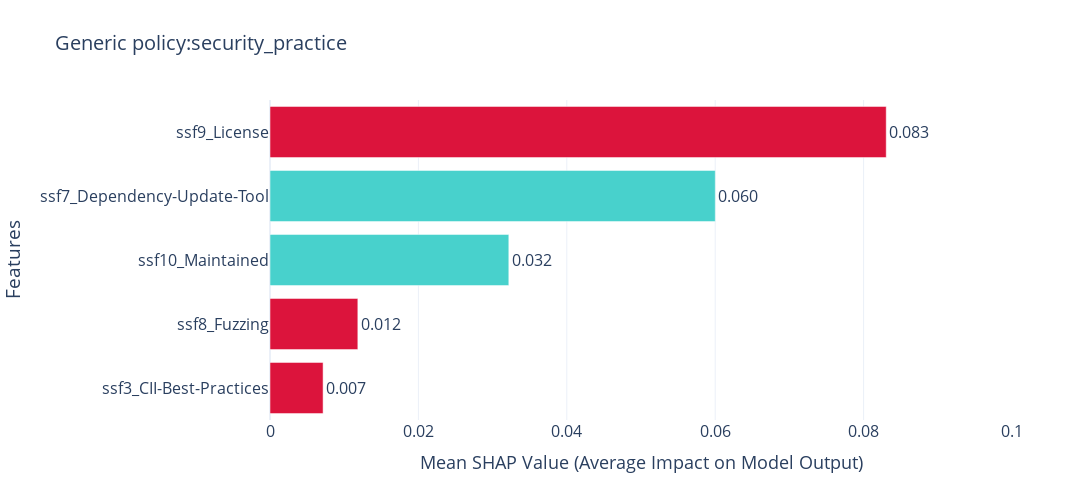

The code cell stored with this chart in its notebook:
### Code cell
import pandas as pd
import plotly.graph_objects as go

# Compute absolute mean SHAP values for correct sorting
df_mean = df_class_1.abs().mean(numeric_only=True).reset_index()  # Use absolute values for sorting
df_mean.columns = ['Feature', 'Mean |SHAP Value|']
df_mean = df_mean.sort_values(by="Mean |SHaAP Value|", ascending=True)  # Sort by absolute impact

# Compute actual mean SHAP values for correct bar coloring
df_signed_mean = df_class_1.mean(numeric_only=True).reset_index()
df_signed_mean.columns = ['Feature', 'Mean SHAP Value']

# Merge both to get proper ordering and sign information
df_final = df_mean.merge(df_signed_mean, on="Feature")

# Assign colors: red for positive, blue for negative values
df_final["Color"] = df_final["Mean SHAP Value"].apply(lambda x: "mediumturquoise" if x >= 0 else "crimson")

# Creating the horizontal bar plot with correct order
fig = go.Figure()

fig.add_trace(go.Bar(
    x=df_final["Mean |SHAP Value|"],
    y=df_final["Feature"],
    orientation='h',
    marker=dict(color=df_final["Color"]),
    text=[f"{v:.3f}" for v in df_final["Mean |SHAP Value|"]],  # Annotate absolute SHAP values
    textposition="outside"
))

# Updating layout to match SHAP importance plot style
fig.update_layout(

    title=f"{cate}:{feature}",
    title_font_size=20,
    xaxis_title="Mean SHAP Value (Average Impact on Model Output)",
    xaxis_title_font_size=18, 
    yaxis_title="Features",
    yaxis_title_font_size=19,
    template="plotly_white",
    font=dict(size=16),  # Increase overall font size
    xaxis=dict(
        range=[0, 0.1],
        tickfont=dict(size=16),  # Increase x-axis tick label font size
    ),
    yaxis=dict(
        tickfont=dict(size=16)  # Increase y-axis tick label font size
    ),
    showlegend=False,  # No legend needed
    width=1200,  # Set figure width
    height=500,  # Set figure height
)

# Show the plot
fig.show()
# Ensure the "shap" directory exists before saving
directory = "shap"
os.makedirs(directory, exist_ok=True)  # Create folder if it doesn't exist

# Define save path
save_path = f"{directory}/{cate}_{feature}_bar_right_plot.png"

# Save the figure as an image
fig.write_image(save_path)
print(f"Figure saved successfully at: {save_path}")

### Figure 1 — Plotly figure (JSON) as saved in the notebook; plotly's stock layout.template omitted (floating-point values rounded to 4 significant figures)
{"data": [{"marker": {"color": ["crimson", "crimson", "mediumturquoise", "mediumturquoise", "crimson"]}, "orientation": "h", "text": ["0.007", "0.012", "0.032", "0.060", "0.083"], "textposition": "outside", "type": "bar", "x": [0.007155, 0.01184, 0.03219, 0.06001, 0.08305], "y": ["ssf3_CII-Best-Practices", "ssf8_Fuzzing", "ssf10_Maintained", "ssf7_Dependency-Update-Tool", "ssf9_License"]}], "layout": {"font": {"size": 16}, "height": 500, "showlegend": false, "title": {"font": {"size": 20}, "text": "Generic policy:security_practice"}, "width": 1200, "xaxis": {"range": [0, 0.1], "tickfont": {"size": 16}, "title": {"font": {"size": 18}, "text": "Mean SHAP Value (Average Impact on Model Output)"}}, "yaxis": {"tickfont": {"size": 16}, "title": {"font": {"size": 19}, "text": "Features"}}}}
